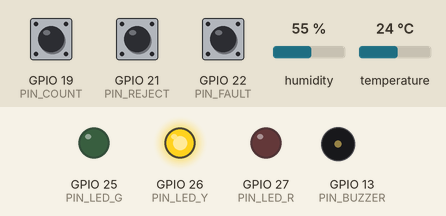
Simulated run of this sketch. Board: ESP32. Parts: output pins drawn as LEDs (lit = HIGH), buzzer (waves = sounding). Inputs (shaded band) come from the test bench; at power-on: GPIO 22 (PIN_FAULT) HIGH, GPIO 19 (PIN_COUNT) HIGH, GPIO 21 (PIN_REJECT) HIGH, humidity 55 %, temperature 24 °C. WiFi joins after 1.5 s; servers stay silent unless stated; uploads are accepted with an empty reply; random numbers use the default seed unless the sketch sets one; what the sketch prints to the serial monitor is not drawn.

Above: at 4.8 s.
4.9 s: GPIO 22 (PIN_FAULT) pulled LOW for 3 s
At 5.01 s:
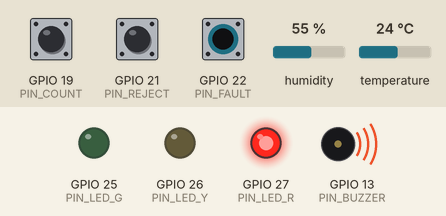
9.9 s: GPIO 22 (PIN_FAULT) pulled LOW for 3 s
At 10.8 s:
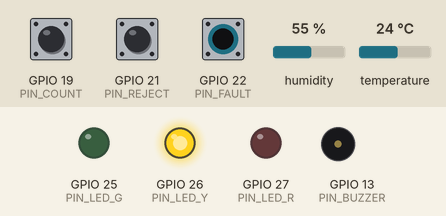
14.9 s: GPIO 19 (PIN_COUNT) pulled LOW for 3 s
At 15.9 s:
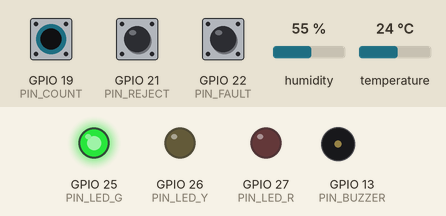
Timing chart, 0 to 31.4 s (numbered marks = the images above; inputs shaded):
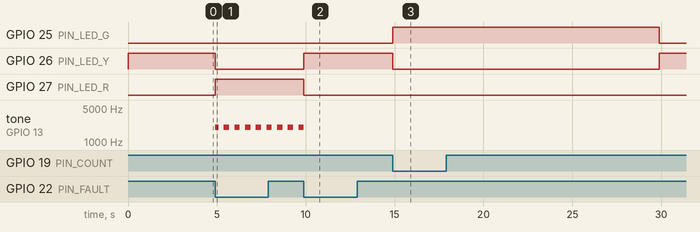

Measured:
- after the input at 4.9 s, GPIO 26 (PIN_LED_Y): HIGH → LOW at once; GPIO 27 (PIN_LED_R): LOW → HIGH at once; tone on GPIO 13 (PIN_BUZZER): silent → 2000 Hz at once, then repeats every 0.59 s: silent 0.29 s, 2000 Hz 0.30 s
- after the input at 9.9 s, GPIO 26 (PIN_LED_Y): LOW → HIGH at once; GPIO 27 (PIN_LED_R): HIGH → LOW at once
- after the input at 14.9 s, GPIO 25 (PIN_LED_G): LOW → HIGH at once, → LOW 15.0 s later; GPIO 26 (PIN_LED_Y): HIGH → LOW at once, → HIGH 15.0 s later

The sketch:

sketch.ino
```cpp
/*
  Mini IoT + MES - ESP32 (Wokwi)
  - Tanpa delay(): semua pakai millis()
  - Tombol dibaca lewat interrupt + debounce 50 ms, jadi tidak ada tekanan yang
    terlewat walau loop sedang menunggu HTTP
  - WiFi sambung ulang otomatis
  - Kirim JSON tiap 10 detik dan langsung saat status berubah
  - Gagal kirim -> kirim ulang pesan yang SAMA (seq sama)
*/
#include <WiFi.h>
#include <WiFiClientSecure.h>
#include <HTTPClient.h>
#include <DHT.h>

// ===================== KONFIGURASI (ubah di sini) =====================
const char* WIFI_SSID  = "Wokwi-GUEST";
const char* WIFI_PASS  = "";
// Isi dengan URL tunnel (Cloudflare/ngrok) + /api/ingest
const char* SERVER_URL = "https://GANTI-INI.trycloudflare.com/api/ingest";
const char* DEVICE_KEY = "demo-key-mc-01";   // sama dengan DEVICE_KEY_MC_01 di .env
const char* MACHINE_ID = "MC-01";

// ===================== PIN =====================
const int PIN_COUNT  = 19;
const int PIN_REJECT = 21;
const int PIN_FAULT  = 22;
const int PIN_DHT    = 4;
const int PIN_LED_G  = 25;
const int PIN_LED_Y  = 26;
const int PIN_LED_R  = 27;
const int PIN_BUZZER = 13;

// ===================== PARAMETER =====================
const uint32_t DEBOUNCE_MS       = 50;
const uint32_t RUNNING_WINDOW_MS = 15000;  // ada hitungan dalam 15 detik -> RUNNING
const uint32_t TEMP_INTERVAL_MS  = 2000;
const uint32_t SEND_INTERVAL_MS  = 10000;
const uint32_t RETRY_INTERVAL_MS = 5000;   // jeda kirim ulang kalau gagal
const uint32_t WIFI_RETRY_MS     = 10000;
const uint32_t BUZZER_TOGGLE_MS  = 300;
const float    TEMP_DOWN_ON      = 70.0;   // >= 70 -> OVERHEAT
const float    TEMP_DOWN_OFF     = 65.0;   // < 65 baru selesai

DHT dht(PIN_DHT, DHT22);

// ===================== TOMBOL (ISR) =====================
volatile uint32_t isrCount = 0, isrReject = 0;
volatile bool faultActive = false;
volatile uint32_t edgeCount = 0, edgeReject = 0, edgeFault = 0;

// Hitung hanya kalau tombol ditekan (LOW) DAN sudah tenang >= DEBOUNCE_MS sejak
// edge terakhir (naik/turun). Pantulan saat dilepas juga ikut diredam.
void IRAM_ATTR onCount() {
  uint32_t n = millis();
  if (digitalRead(PIN_COUNT) == LOW && (n - edgeCount) >= DEBOUNCE_MS) isrCount++;
  edgeCount = n;
}
void IRAM_ATTR onReject() {
  uint32_t n = millis();
  if (digitalRead(PIN_REJECT) == LOW && (n - edgeReject) >= DEBOUNCE_MS) isrReject++;
  edgeReject = n;
}
void IRAM_ATTR onFault() {
  uint32_t n = millis();
  if (digitalRead(PIN_FAULT) == LOW && (n - edgeFault) >= DEBOUNCE_MS) faultActive = !faultActive;
  edgeFault = n;
}

// ===================== STATE =====================
enum State  { ST_IDLE, ST_RUNNING, ST_DOWN };
enum Reason { RS_NONE, RS_FAULT, RS_OVERHEAT };

State  curState  = ST_IDLE;
Reason curReason = RS_NONE;
bool   stateChanged = false;

uint32_t outputAcc = 0, rejectAcc = 0;   // jumlah sejak pesan sebelumnya
uint32_t lastCountAt = 0;
bool     hasCounted = false;

float tempC = 0;
bool  tempValid = false;
bool  overheat = false;
uint32_t lastTempAt = 0;

// ===================== PENGIRIMAN =====================
char bootId[9];
uint32_t nextSeq = 1;

struct Pending {
  bool active = false;
  char json[256];
} msg;

uint32_t lastBuildAt = 0, lastAttemptAt = 0, lastWifiTry = 0;
bool firstSend = true;

WiFiClientSecure secureClient;
WiFiClient plainClient;

// ===================== HELPER =====================
const char* stateName(State s) {
  return s == ST_RUNNING ? "RUNNING" : (s == ST_DOWN ? "DOWN" : "IDLE");
}
const char* reasonName(Reason r) {
  return r == RS_FAULT ? "FAULT_BUTTON" : (r == RS_OVERHEAT ? "OVERHEAT" : nullptr);
}

void buzzer(bool on) {
#if defined(ESP_ARDUINO_VERSION_MAJOR) && ESP_ARDUINO_VERSION_MAJOR >= 3
  ledcWriteTone(PIN_BUZZER, on ? 2000 : 0);
#else
  ledcWriteTone(0, on ? 2000 : 0);
#endif
}

// ===================== LOGIKA =====================
void readButtons(uint32_t now) {
  noInterrupts();
  uint32_t c = isrCount, r = isrReject;
  isrCount = 0; isrReject = 0;
  interrupts();

  if (c > 0) { outputAcc += c; lastCountAt = now; hasCounted = true; }
  if (r > 0) { rejectAcc += r; }
}

void readTemperature(uint32_t now, bool force = false) {
  if (!force && (now - lastTempAt) < TEMP_INTERVAL_MS) return;
  lastTempAt = now;

  float t = dht.readTemperature();
  if (isnan(t)) {
    tempValid = false;      // sensor gagal: BUKAN overheat
    Serial.println("[TEMP] sensor gagal baca");
    return;                 // status overheat yang sudah aktif tetap dipertahankan
  }
  tempValid = true;
  tempC = t;
  if (t >= TEMP_DOWN_ON) overheat = true;
  else if (t < TEMP_DOWN_OFF) overheat = false;
}

void updateState(uint32_t now) {
  State s; Reason r = RS_NONE;
  if (faultActive)      { s = ST_DOWN; r = RS_FAULT; }
  else if (overheat)    { s = ST_DOWN; r = RS_OVERHEAT; }
  else if (hasCounted && (now - lastCountAt) < RUNNING_WINDOW_MS) s = ST_RUNNING;
  else                  s = ST_IDLE;

  if (s != curState || r != curReason) {
    curState = s; curReason = r;
    stateChanged = true;
    Serial.printf("[STATE] %s %s\n", stateName(s), reasonName(r) ? reasonName(r) : "");
  }
}

void updateOutputs(uint32_t now) {
  digitalWrite(PIN_LED_G, curState == ST_RUNNING);
  digitalWrite(PIN_LED_Y, curState == ST_IDLE);
  digitalWrite(PIN_LED_R, curState == ST_DOWN);

  static bool lastBuz = false;
  bool want = (curState == ST_DOWN) && (((now / BUZZER_TOGGLE_MS) % 2) == 0);  // putus-putus
  if (want != lastBuz) { buzzer(want); lastBuz = want; }
}

void handleWifi(uint32_t now) {
  if (WiFi.status() == WL_CONNECTED) return;
  if ((now - lastWifiTry) < WIFI_RETRY_MS) return;
  lastWifiTry = now;
  Serial.println("[WIFI] mencoba sambung ulang...");
  WiFi.disconnect();
  WiFi.begin(WIFI_SSID, WIFI_PASS);
}

// Bentuk pesan baru. JSON disimpan utuh supaya kirim ulang isinya persis sama.
void buildMessage(uint32_t now) {
  char tempStr[12];
  if (tempValid) snprintf(tempStr, sizeof(tempStr), "%.1f", tempC);
  else           snprintf(tempStr, sizeof(tempStr), "null");

  char reasonStr[24];
  const char* rn = reasonName(curReason);
  if (curState == ST_DOWN && rn) snprintf(reasonStr, sizeof(reasonStr), "\"%s\"", rn);
  else                           snprintf(reasonStr, sizeof(reasonStr), "null");

  snprintf(msg.json, sizeof(msg.json),
    "{\"machine_id\":\"%s\",\"boot_id\":\"%s\",\"seq\":%lu,\"state\":\"%s\","
    "\"reason\":%s,\"output_delta\":%lu,\"reject_delta\":%lu,\"temperature_c\":%s}",
    MACHINE_ID, bootId, (unsigned long)nextSeq, stateName(curState), reasonStr,
    (unsigned long)outputAcc, (unsigned long)rejectAcc, tempStr);

  outputAcc = 0; rejectAcc = 0;   // sudah "diambil" oleh pesan ini
  msg.active = true;
  stateChanged = false;
  firstSend = false;
  lastBuildAt = now;
}

void trySend(uint32_t now) {
  lastAttemptAt = now;
  HTTPClient http;
  bool https = strncmp(SERVER_URL, "https", 5) == 0;
  if (https) { secureClient.setInsecure(); http.begin(secureClient, SERVER_URL); }
  else       { http.begin(plainClient, SERVER_URL); }

  http.setConnectTimeout(3000);
  http.setTimeout(4000);
  http.addHeader("Content-Type", "application/json");
  http.addHeader("X-Device-Key", DEVICE_KEY);

  Serial.printf("[HTTP] POST %s\n", msg.json);
  int code = http.POST((uint8_t*)msg.json, strlen(msg.json));
  http.end();
  Serial.printf("[HTTP] kode %d\n", code);

  if (code >= 200 && code < 300) {
    msg.active = false; nextSeq++;          // sukses -> seq berikutnya
  } else if (code == 400) {
    msg.active = false; nextSeq++;          // data ditolak, kirim ulang percuma
    Serial.println("[HTTP] 400: pesan dibuang");
  }
  // selain itu (gagal koneksi, 401, 5xx): pesan & seq sama dikirim lagi nanti
}

void handleSend(uint32_t now) {
  if (WiFi.status() != WL_CONNECTED) return;

  if (!msg.active) {
    bool due = firstSend || stateChanged || (now - lastBuildAt) >= SEND_INTERVAL_MS;
    if (!due) return;
    buildMessage(now);
  } else if ((now - lastAttemptAt) < RETRY_INTERVAL_MS) {
    return;
  }
  trySend(now);
}

// ===================== SETUP / LOOP =====================
void setup() {
  Serial.begin(115200);

  pinMode(PIN_COUNT,  INPUT_PULLUP);
  pinMode(PIN_REJECT, INPUT_PULLUP);
  pinMode(PIN_FAULT,  INPUT_PULLUP);
  pinMode(PIN_LED_G, OUTPUT);
  pinMode(PIN_LED_Y, OUTPUT);
  pinMode(PIN_LED_R, OUTPUT);

#if defined(ESP_ARDUINO_VERSION_MAJOR) && ESP_ARDUINO_VERSION_MAJOR >= 3
  ledcAttach(PIN_BUZZER, 2000, 8);
#else
  ledcSetup(0, 2000, 8);
  ledcAttachPin(PIN_BUZZER, 0);
#endif
  buzzer(false);

  attachInterrupt(digitalPinToInterrupt(PIN_COUNT),  onCount,  CHANGE);
  attachInterrupt(digitalPinToInterrupt(PIN_REJECT), onReject, CHANGE);
  attachInterrupt(digitalPinToInterrupt(PIN_FAULT),  onFault,  CHANGE);

  dht.begin();

  snprintf(bootId, sizeof(bootId), "%08lx", (unsigned long)esp_random());
  Serial.printf("boot_id = %s\n", bootId);

  WiFi.mode(WIFI_STA);
  WiFi.setAutoReconnect(true);
  WiFi.begin(WIFI_SSID, WIFI_PASS);
  lastWifiTry = millis();

  readTemperature(millis(), true);
}

void loop() {
  uint32_t now = millis();
  readButtons(now);
  readTemperature(now);
  updateState(now);
  updateOutputs(now);
  handleWifi(now);
  handleSend(now);
}
```
